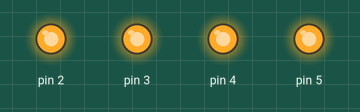
Simulated run of this sketch. Board: Arduino Uno, built with avr-gcc and run on an emulated ATmega328P. On the bench: output pins drawn as LEDs (lit = HIGH).

Above: at 0.5 s.
At 3.5 s:
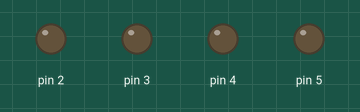
Timing chart, 0 to 4.6 s (numbered marks = the images above):
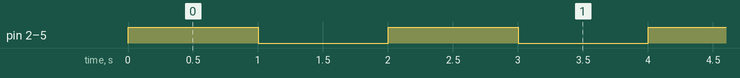

Measured:
- by itself, pin 2–5: alternates HIGH for 1.0 s and LOW for 1.0 s

The sketch:

piscar_4_leds.ino
```cpp
//c++
void setup() {
//pisca dois leds
//declarar as variáveis
pinMode (5, OUTPUT);
pinMode (4, OUTPUT);
pinMode (3, OUTPUT);
pinMode (2, OUTPUT);
}

void loop() {
  // liga os 3 leds
  digitalWrite (5, HIGH);
  digitalWrite (4, HIGH);
  digitalWrite (3, HIGH);
  digitalWrite (2, HIGH);
//  esperar um segundo
delay (1000);
//desliga os 3 leds
  digitalWrite (5, LOW);
  digitalWrite (4, LOW);
  digitalWrite (3, LOW);
  digitalWrite (2, LOW);
// esperar 1 segundo
delay (1000);
}
```
